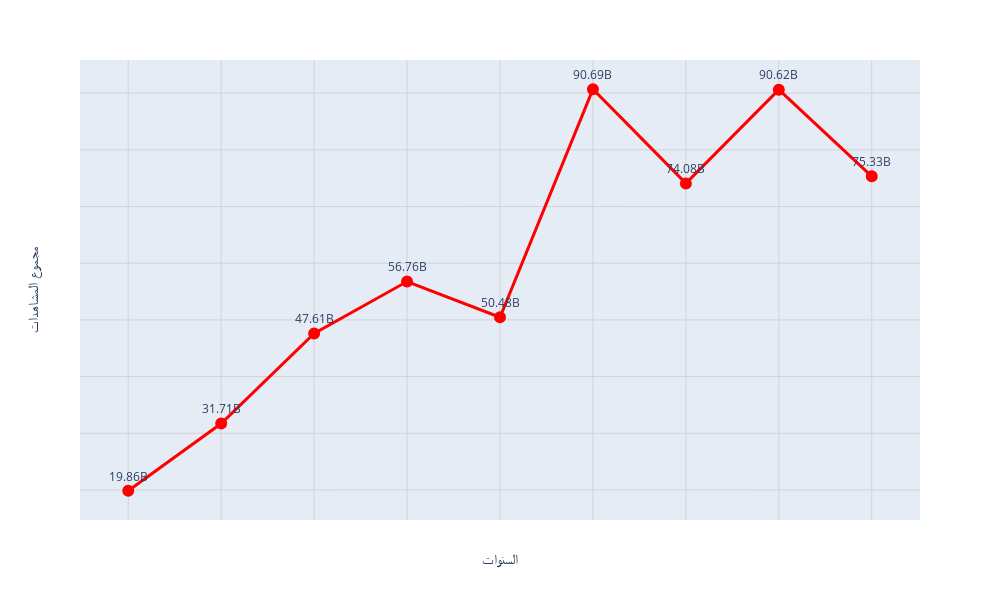

The code cell stored with this chart in its notebook:
### Code cell
fig = px.line(
    result, 
    x="Year", 
    y="Total", 
    text=['{:.4}B'.format(x / 1000000000) for x in result['Total']],
    markers=True, height=600,width=1000
)
fig.update_traces(
    textposition="top center", 
    line=dict(width=3),
    line_color="red",
    marker=dict(size=10, color="red", line=dict(width=2, color="red")),
)
fig.update_layout(
    #font=dict(family="Arial", size=14, color="white"),  # Set font family, size, and color
    title=dict(text="مجموع المشاهدات لكل سنه ", font=dict(size=20, color="white")),  # Set title font size and color
    xaxis=dict(
        tickmode="linear", 
        title="السنوات",  
        linecolor='white',  
        tickfont=dict(color="white"), 
        showgrid=True, 
        gridcolor="lightgrey"  
    ),
    yaxis=dict(
        title="مجموع المشاهدات",  # Y-axis title in Arabic
        showgrid=True,  # Show gridlines
        gridcolor="lightgrey",  # Set gridline color
        tickfont=dict(color="white")  # White y-axis labels
    ),
    #plot_bgcolor="#282828",  # Dark background for the plot
    #paper_bgcolor="#282828",# Dark background for the entire paper
)
fig.show()

### Figure 1 — Plotly figure (JSON) as saved in the notebook; plotly's stock layout.template omitted (floating-point values rounded to 4 significant figures)
{"data": [{"hovertemplate": "Year=%{x}<br>Total=%{y}<br>text=%{text}<extra></extra>", "legendgroup": "", "line": {"color": "red", "dash": "solid", "width": 3}, "marker": {"color": "red", "line": {"color": "red", "width": 2}, "size": 10, "symbol": "circle"}, "mode": "lines+markers+text", "name": "", "orientation": "v", "showlegend": false, "text": ["19.86B", "31.71B", "47.61B", "56.76B", "50.48B", "90.69B", "74.08B", "90.62B", "75.33B"], "textposition": "top center", "type": "scatter", "x": [2016, 2017, 2018, 2019, 2020, 2021, 2022, 2023, 2024], "xaxis": "x", "y": [19861200256, 31709699480, 47609985282, 56763244121, 50476050261, 90687922007, 74076847037, 90618935084, 75332561742], "yaxis": "y"}], "layout": {"height": 600, "legend": {"tracegroupgap": 0}, "margin": {"t": 60}, "title": {"font": {"color": "white", "size": 20}, "text": "مجموع المشاهدات لكل سنه "}, "width": 1000, "xaxis": {"anchor": "y", "domain": [0, 1], "gridcolor": "lightgrey", "linecolor": "white", "showgrid": true, "tickfont": {"color": "white"}, "tickmode": "linear", "title": {"text": "السنوات"}}, "yaxis": {"anchor": "x", "domain": [0, 1], "gridcolor": "lightgrey", "showgrid": true, "tickfont": {"color": "white"}, "title": {"text": "مجموع المشاهدات"}}}}
